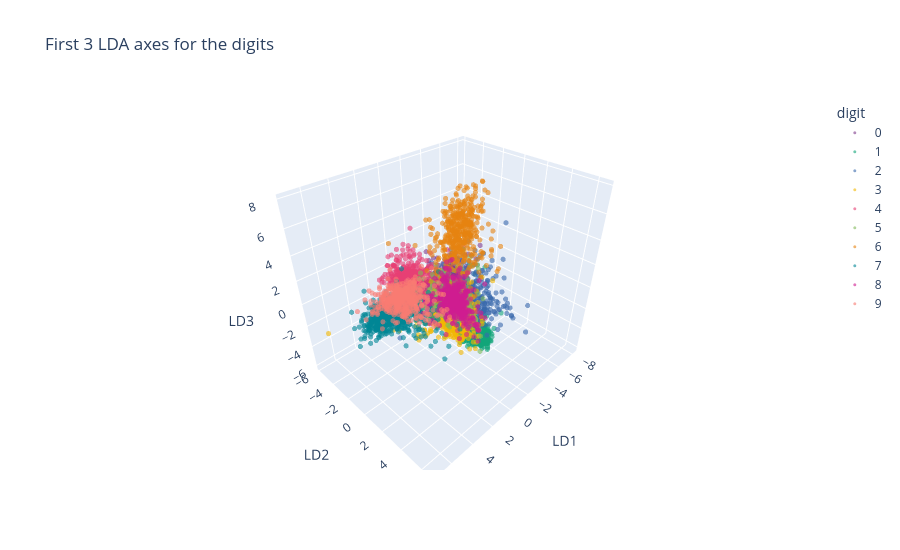

The cell this chart's notebook holds for it:
### Code cell
fig = px.scatter_3d(plot3d, x='LD1', y='LD2', z='LD3', color='digit',
                    color_discrete_sequence=px.colors.qualitative.Bold,
                    opacity=0.6, height=550,
                    title="First 3 LDA axes for the digits")

fig.update_traces(marker = dict(size=3))
fig.show()

### Figure 1 — Plotly figure (JSON) as saved in the notebook; plotly's stock layout.template omitted (floating-point values rounded to 4 significant figures; data arrays with more than 128 entries replaced by an {"elided": "..."} marker saying what was removed)
{"data": [{"hovertemplate": "digit=0<br>LD1=%{x}<br>LD2=%{y}<br>LD3=%{z}<extra></extra>", "legendgroup": "0", "marker": {"color": "rgb(127, 60, 141)", "opacity": 0.6, "size": 3, "symbol": "circle"}, "mode": "markers", "name": "0", "scene": "scene", "showlegend": true, "type": "scatter3d", "x": {"elided": "490 float values"}, "y": {"elided": "490 float values"}, "z": {"elided": "490 float values"}}, {"hovertemplate": "digit=1<br>LD1=%{x}<br>LD2=%{y}<br>LD3=%{z}<extra></extra>", "legendgroup": "1", "marker": {"color": "rgb(17, 165, 121)", "opacity": 0.6, "size": 3, "symbol": "circle"}, "mode": "markers", "name": "1", "scene": "scene", "showlegend": true, "type": "scatter3d", "x": {"elided": "595 float values"}, "y": {"elided": "595 float values"}, "z": {"elided": "595 float values"}}, {"hovertemplate": "digit=2<br>LD1=%{x}<br>LD2=%{y}<br>LD3=%{z}<extra></extra>", "legendgroup": "2", "marker": {"color": "rgb(57, 105, 172)", "opacity": 0.6, "size": 3, "symbol": "circle"}, "mode": "markers", "name": "2", "scene": "scene", "showlegend": true, "type": "scatter3d", "x": {"elided": "485 float values"}, "y": {"elided": "485 float values"}, "z": {"elided": "485 float values"}}, {"hovertemplate": "digit=3<br>LD1=%{x}<br>LD2=%{y}<br>LD3=%{z}<extra></extra>", "legendgroup": "3", "marker": {"color": "rgb(242, 183, 1)", "opacity": 0.6, "size": 3, "symbol": "circle"}, "mode": "markers", "name": "3", "scene": "scene", "showlegend": true, "type": "scatter3d", "x": {"elided": "529 float values"}, "y": {"elided": "529 float values"}, "z": {"elided": "529 float values"}}, {"hovertemplate": "digit=4<br>LD1=%{x}<br>LD2=%{y}<br>LD3=%{z}<extra></extra>", "legendgroup": "4", "marker": {"color": "rgb(231, 63, 116)", "opacity": 0.6, "size": 3, "symbol": "circle"}, "mode": "markers", "name": "4", "scene": "scene", "showlegend": true, "type": "scatter3d", "x": {"elided": "476 float values"}, "y": {"elided": "476 float values"}, "z": {"elided": "476 float values"}}, {"hovertemplate": "digit=5<br>LD1=%{x}<br>LD2=%{y}<br>LD3=%{z}<extra></extra>", "legendgroup": "5", "marker": {"color": "rgb(128, 186, 90)", "opacity": 0.6, "size": 3, "symbol": "circle"}, "mode": "markers", "name": "5", "scene": "scene", "showlegend": true, "type": "scatter3d", "x": {"elided": "476 float values"}, "y": {"elided": "476 float values"}, "z": {"elided": "476 float values"}}, {"hovertemplate": "digit=6<br>LD1=%{x}<br>LD2=%{y}<br>LD3=%{z}<extra></extra>", "legendgroup": "6", "marker": {"color": "rgb(230, 131, 16)", "opacity": 0.6, "size": 3, "symbol": "circle"}, "mode": "markers", "name": "6", "scene": "scene", "showlegend": true, "type": "scatter3d", "x": {"elided": "461 float values"}, "y": {"elided": "461 float values"}, "z": {"elided": "461 float values"}}, {"hovertemplate": "digit=7<br>LD1=%{x}<br>LD2=%{y}<br>LD3=%{z}<extra></extra>", "legendgroup": "7", "marker": {"color": "rgb(0, 134, 149)", "opacity": 0.6, "size": 3, "symbol": "circle"}, "mode": "markers", "name": "7", "scene": "scene", "showlegend": true, "type": "scatter3d", "x": {"elided": "555 float values"}, "y": {"elided": "555 float values"}, "z": {"elided": "555 float values"}}, {"hovertemplate": "digit=8<br>LD1=%{x}<br>LD2=%{y}<br>LD3=%{z}<extra></extra>", "legendgroup": "8", "marker": {"color": "rgb(207, 28, 144)", "opacity": 0.6, "size": 3, "symbol": "circle"}, "mode": "markers", "name": "8", "scene": "scene", "showlegend": true, "type": "scatter3d", "x": {"elided": "448 float values"}, "y": {"elided": "448 float values"}, "z": {"elided": "448 float values"}}, {"hovertemplate": "digit=9<br>LD1=%{x}<br>LD2=%{y}<br>LD3=%{z}<extra></extra>", "legendgroup": "9", "marker": {"color": "rgb(249, 123, 114)", "opacity": 0.6, "size": 3, "symbol": "circle"}, "mode": "markers", "name": "9", "scene": "scene", "showlegend": true, "type": "scatter3d", "x": {"elided": "485 float values"}, "y": {"elided": "485 float values"}, "z": {"elided": "485 float values"}}], "layout": {"height": 550, "legend": {"title": {"text": "digit"}, "tracegroupgap": 0}, "scene": {"domain": {"x": [0, 1], "y": [0, 1]}, "xaxis": {"title": {"text": "LD1"}}, "yaxis": {"title": {"text": "LD2"}}, "zaxis": {"title": {"text": "LD3"}}}, "title": {"text": "First 3 LDA axes for the digits"}}}
